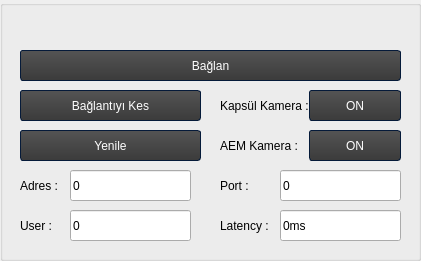
     <widget class="QGroupBox" name="baglanti_kontrol">
      <property name="geometry">
       <rect>
        <x>20</x>
        <y>0</y>
        <width>421</width>
        <height>261</height>
       </rect>
      </property>
      <property name="title">
       <string/>
      </property>
      <widget class="QPushButton" name="baglan">
       <property name="geometry">
        <rect>
         <x>20</x>
         <y>50</y>
         <width>381</width>
         <height>31</height>
        </rect>
       </property>
       <property name="styleSheet">
        <string notr="true">/*-----QPushButton-----*/
QPushButton
{
	background-color: qlineargradient(spread:repeat, x1:1, y1:0, x2:1, y2:1, stop:0 rgba(84, 84, 84, 255),stop:1 rgba(59, 59, 59, 255));
	color: #ffffff;
	min-width: 80px;
	border-style: solid;
	border-width: 1px;
	border-radius: 3px;
	border-color: #051a39;
	padding: 5px;

}


QPushButton::flat
{
	background-color: transparent;
	border: none;
	color: #fff;

}


QPushButton::disabled
{
	background-color: #404040;
	color: #656565;
	border-color: #051a39;

}


QPushButton::hover
{
	background-color: rgba(183, 134, 32, 20%);
	border: 1px solid #b78620;

}


QPushButton::pressed
{
	background-color: qlineargradient(spread:repeat, x1:1, y1:0, x2:1, y2:1, stop:0 rgba(74, 74, 74, 255),stop:1 rgba(49, 49, 49, 255));
	border: 1px solid #b78620;

}


QPushButton::checked
{
	background-color: qlineargradient(spread:repeat, x1:1, y1:0, x2:1, y2:1, stop:0 rgba(74, 74, 74, 255),stop:1 rgba(49, 49, 49, 255));
	border: 1px solid #222;

}</string>
       </property>
       <property name="text">
        <string>Bağlan</string>
       </property>
      </widget>
      <widget class="QLineEdit" name="port">
       <property name="geometry">
        <rect>
         <x>280</x>
         <y>170</y>
         <width>121</width>
         <height>31</height>
        </rect>
       </property>
       <property name="text">
        <string>0</string>
       </property>
      </widget>
      <widget class="QLabel" name="port_title">
       <property name="geometry">
        <rect>
         <x>220</x>
         <y>170</y>
         <width>49</width>
         <height>31</height>
        </rect>
       </property>
       <property name="text">
        <string>Port :</string>
       </property>
      </widget>
      <widget class="QLabel" name="adres_title">
       <property name="geometry">
        <rect>
         <x>20</x>
         <y>170</y>
         <width>49</width>
         <height>31</height>
        </rect>
       </property>
       <property name="text">
        <string>Adres : </string>
       </property>
      </widget>
      <widget class="QLineEdit" name="adres">
       <property name="geometry">
        <rect>
         <x>70</x>
         <y>170</y>
         <width>121</width>
         <height>31</height>
        </rect>
       </property>
       <property name="text">
        <string>0</string>
       </property>
      </widget>
      <widget class="QPushButton" name="baglantiyi_kes">
       <property name="geometry">
        <rect>
         <x>20</x>
         <y>90</y>
         <width>181</width>
         <height>31</height>
        </rect>
       </property>
       <property name="styleSheet">
        <string notr="true">/*-----QPushButton-----*/
QPushButton
{
	background-color: qlineargradient(spread:repeat, x1:1, y1:0, x2:1, y2:1, stop:0 rgba(84, 84, 84, 255),stop:1 rgba(59, 59, 59, 255));
	color: #ffffff;
	min-width: 80px;
	border-style: solid;
	border-width: 1px;
	border-radius: 3px;
	border-color: #051a39;
	padding: 5px;

}


QPushButton::flat
{
	background-color: transparent;
	border: none;
	color: #fff;

}


QPushButton::disabled
{
	background-color: #404040;
	color: #656565;
	border-color: #051a39;

}


QPushButton::hover
{
	background-color: rgba(183, 134, 32, 20%);
	border: 1px solid #b78620;

}


QPushButton::pressed
{
	background-color: qlineargradient(spread:repeat, x1:1, y1:0, x2:1, y2:1, stop:0 rgba(74, 74, 74, 255),stop:1 rgba(49, 49, 49, 255));
	border: 1px solid #b78620;

}


QPushButton::checked
{
	background-color: qlineargradient(spread:repeat, x1:1, y1:0, x2:1, y2:1, stop:0 rgba(74, 74, 74, 255),stop:1 rgba(49, 49, 49, 255));
	border: 1px solid #222;

}
</string>
       </property>
       <property name="text">
        <string>Bağlantıyı Kes</string>
       </property>
      </widget>
      <widget class="QPushButton" name="yenile">
       <property name="geometry">
        <rect>
         <x>20</x>
         <y>130</y>
         <width>181</width>
         <height>31</height>
        </rect>
       </property>
       <property name="styleSheet">
        <string notr="true">/*-----QPushButton-----*/
QPushButton
{
	background-color: qlineargradient(spread:repeat, x1:1, y1:0, x2:1, y2:1, stop:0 rgba(84, 84, 84, 255),stop:1 rgba(59, 59, 59, 255));
	color: #ffffff;
	min-width: 80px;
	border-style: solid;
	border-width: 1px;
	border-radius: 3px;
	border-color: #051a39;
	padding: 5px;

}


QPushButton::flat
{
	background-color: transparent;
	border: none;
	color: #fff;

}


QPushButton::disabled
{
	background-color: #404040;
	color: #656565;
	border-color: #051a39;

}


QPushButton::hover
{
	background-color: rgba(183, 134, 32, 20%);
	border: 1px solid #b78620;

}


QPushButton::pressed
{
	background-color: qlineargradient(spread:repeat, x1:1, y1:0, x2:1, y2:1, stop:0 rgba(74, 74, 74, 255),stop:1 rgba(49, 49, 49, 255));
	border: 1px solid #b78620;

}


QPushButton::checked
{
	background-color: qlineargradient(spread:repeat, x1:1, y1:0, x2:1, y2:1, stop:0 rgba(74, 74, 74, 255),stop:1 rgba(49, 49, 49, 255));
	border: 1px solid #222;

}
</string>
       </property>
       <property name="text">
        <string>Yenile</string>
       </property>
      </widget>
      <widget class="QLineEdit" name="latency">
       <property name="geometry">
        <rect>
         <x>280</x>
         <y>210</y>
         <width>121</width>
         <height>31</height>
        </rect>
       </property>
       <property name="text">
        <string>0ms</string>
       </property>
      </widget>
      <widget class="QLabel" name="latency_title">
       <property name="geometry">
        <rect>
         <x>220</x>
         <y>210</y>
         <width>49</width>
         <height>31</height>
        </rect>
       </property>
       <property name="text">
        <string>Latency :</string>
       </property>
      </widget>
      <widget class="QLabel" name="label_47">
       <property name="geometry">
        <rect>
         <x>20</x>
         <y>210</y>
         <width>49</width>
         <height>31</height>
        </rect>
       </property>
       <property name="text">
        <string>User : </string>
       </property>
      </widget>
      <widget class="QLineEdit" name="user">
       <property name="geometry">
        <rect>
         <x>70</x>
         <y>210</y>
         <width>121</width>
         <height>31</height>
        </rect>
       </property>
       <property name="text">
        <string>0</string>
       </property>
      </widget>
      <widget class="QPushButton" name="kapsul_kamera_button">
       <property name="geometry">
        <rect>
         <x>309</x>
         <y>90</y>
         <width>92</width>
         <height>31</height>
        </rect>
       </property>
       <property name="styleSheet">
        <string notr="true">/*-----QPushButton-----*/
QPushButton
{
	background-color: qlineargradient(spread:repeat, x1:1, y1:0, x2:1, y2:1, stop:0 rgba(84, 84, 84, 255),stop:1 rgba(59, 59, 59, 255));
	color: #ffffff;
	min-width: 80px;
	border-style: solid;
	border-width: 1px;
	border-radius: 3px;
	border-color: #051a39;
	padding: 5px;

}


QPushButton::flat
{
	background-color: transparent;
	border: none;
	color: #fff;

}


QPushButton::disabled
{
	background-color: #404040;
	color: #656565;
	border-color: #051a39;

}


QPushButton::hover
{
	background-color: rgba(183, 134, 32, 20%);
	border: 1px solid #b78620;

}


QPushButton::pressed
{
	background-color: qlineargradient(spread:repeat, x1:1, y1:0, x2:1, y2:1, stop:0 rgba(74, 74, 74, 255),stop:1 rgba(49, 49, 49, 255));
	border: 1px solid #b78620;

}


QPushButton::checked
{
	background-color: qlineargradient(spread:repeat, x1:1, y1:0, x2:1, y2:1, stop:0 rgba(74, 74, 74, 255),stop:1 rgba(49, 49, 49, 255));
	border: 1px solid #222;

}
</string>
       </property>
       <property name="text">
        <string>ON</string>
       </property>
      </widget>
      <widget class="QPushButton" name="aem_kamera_button">
       <property name="geometry">
        <rect>
         <x>309</x>
         <y>130</y>
         <width>92</width>
         <height>31</height>
        </rect>
       </property>
       <property name="styleSheet">
        <string notr="true">/*-----QPushButton-----*/
QPushButton
{
	background-color: qlineargradient(spread:repeat, x1:1, y1:0, x2:1, y2:1, stop:0 rgba(84, 84, 84, 255),stop:1 rgba(59, 59, 59, 255));
	color: #ffffff;
	min-width: 80px;
	border-style: solid;
	border-width: 1px;
	border-radius: 3px;
	border-color: #051a39;
	padding: 5px;

}


QPushButton::flat
{
	background-color: transparent;
	border: none;
	color: #fff;

}


QPushButton::disabled
{
	background-color: #404040;
	color: #656565;
	border-color: #051a39;

}


QPushButton::hover
{
	background-color: rgba(183, 134, 32, 20%);
	border: 1px solid #b78620;

}


QPushButton::pressed
{
	background-color: qlineargradient(spread:repeat, x1:1, y1:0, x2:1, y2:1, stop:0 rgba(74, 74, 74, 255),stop:1 rgba(49, 49, 49, 255));
	border: 1px solid #b78620;

}


QPushButton::checked
{
	background-color: qlineargradient(spread:repeat, x1:1, y1:0, x2:1, y2:1, stop:0 rgba(74, 74, 74, 255),stop:1 rgba(49, 49, 49, 255));
	border: 1px solid #222;

}
</string>
       </property>
       <property name="text">
        <string>ON</string>
       </property>
      </widget>
      <widget class="QLabel" name="kapsul_kamera_title">
       <property name="geometry">
        <rect>
         <x>220</x>
         <y>90</y>
         <width>91</width>
         <height>31</height>
        </rect>
       </property>
       <property name="text">
        <string>Kapsül Kamera :</string>
       </property>
      </widget>
      <widget class="QLabel" name="aem_kamera_title">
       <property name="geometry">
        <rect>
         <x>220</x>
         <y>130</y>
         <width>91</width>
         <height>31</height>
        </rect>
       </property>
       <property name="text">
        <string>AEM Kamera :</string>
       </property>
      </widget>
     </widget>
